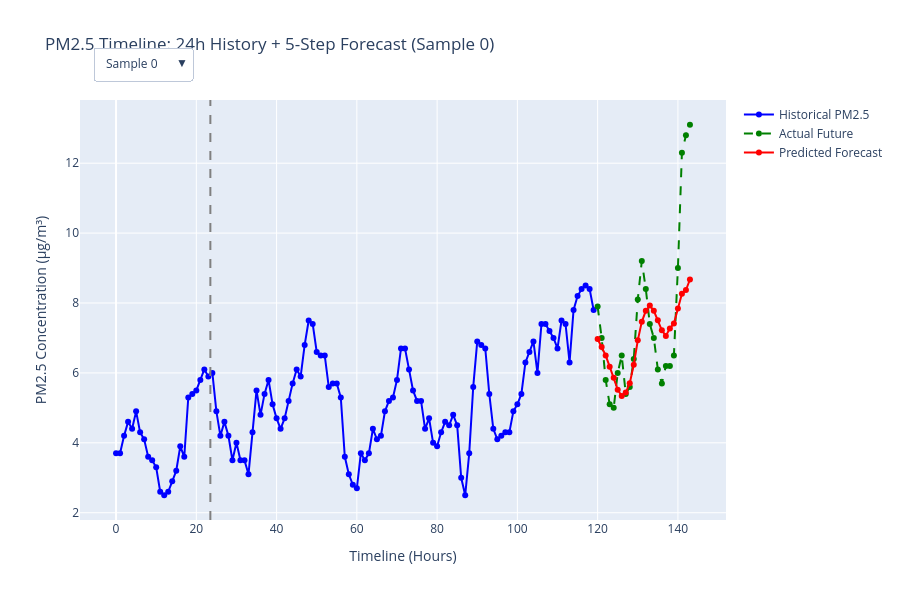

Source (notebook cell):
### Code cell
import plotly.graph_objects as go


y_test_pred_rescaled = scaler_y.inverse_transform(pred)
y_test_true_rescaled = scaler_y.inverse_transform(y_test)

test_start_idx = split + lookback
pm25_raw = air_qual["pm2_5 (μg/m³)"].values

# Timeline Arrays for X-axis positioning
history_x = list(range(lookback))
forecast_x = list(range(lookback, lookback + forecast_steps))

fig = go.Figure()

sample_idx = 0
global_start = test_start_idx + sample_idx

fig.add_trace(go.Scatter(
    x=history_x, 
    y=pm25_raw[global_start - lookback : global_start],
    mode='lines+markers', name='Historical PM2.5', line=dict(color='blue')
))

fig.add_trace(go.Scatter(
    x=forecast_x, 
    y=y_test_true_rescaled[sample_idx],
    mode='lines+markers', name='Actual Future', line=dict(color='green', dash='dash')
))

fig.add_trace(go.Scatter(
    x=forecast_x, 
    y=y_test_pred_rescaled[sample_idx],
    mode='lines+markers', name='Predicted Forecast', line=dict(color='red')
))

# 2. Build the dropdown menus for the first 50 test samples
num_samples_to_show = min(50, len(x_test))
buttons = []

for idx in range(num_samples_to_show):
    visibility = [False] * (num_samples_to_show * 3)
    visibility[idx * 3] = True
    visibility[idx * 3 + 1] = True
    visibility[idx * 3 + 2] = True
    
    button = dict(
        label=f"Sample {idx}",
        method="update",
        args=[
            {"visible": visibility},
            {"title": f"PM2.5 Timeline: 24h History + 5-Step Forecast (Sample {idx})"}
        ]
    )
    buttons.append(button)

# 3. Generate all remaining hidden traces for the selector upfront
for idx in range(1, num_samples_to_show):
    g_start = test_start_idx + idx
    fig.add_trace(go.Scatter(
        x=history_x, y=pm25_raw[g_start - lookback : g_start],
        mode='lines+markers', name='Historical PM2.5', line=dict(color='blue'), visible=False
    ))
    # Actual
    fig.add_trace(go.Scatter(
        x=forecast_x, y=y_test_true_rescaled[idx],
        mode='lines+markers', name='Actual Future', line=dict(color='green', dash='dash'), visible=False
    ))
    # Predicted
    fig.add_trace(go.Scatter(
        x=forecast_x, y=y_test_pred_rescaled[idx],
        mode='lines+markers', name='Predicted Forecast', line=dict(color='red'), visible=False
    ))

# 4. Final Layout Customization
fig.update_layout(
    updatemenus=[dict(active=0, buttons=buttons, direction="down", pad={"r": 10, "t": 10}, showactive=True, x=0.02, xanchor="left", y=1.15, yanchor="top")],
    title="PM2.5 Timeline: 24h History + 5-Step Forecast (Sample 0)",
    xaxis_title="Timeline (Hours)",
    yaxis_title="PM2.5 Concentration (μg/m³)",
    height=600,
    showlegend=True
)

fig.add_vline(x=23.5, line_width=2, line_dash="dash", line_color="gray")

fig.show()
